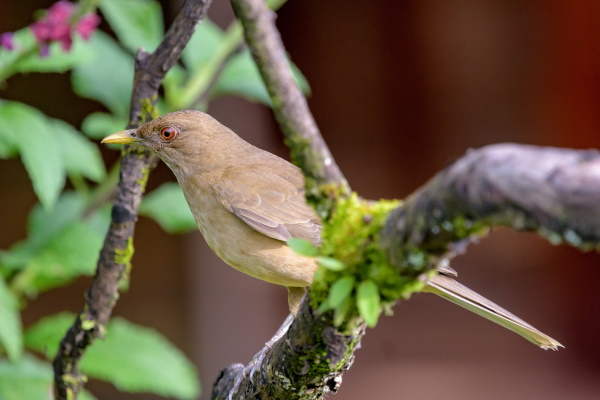
#> input picture Data/bird.jpg, 600 x 400 px
$ python image_test.py
#> lines starting #> are read from the running program, lines starting #| are printed output that depends on the picture
import cv2
import numpy as np
import matplotlib.pyplot as plt


def display_image(image_1, image_2, title_1="orginal image", title_2=""):
    """
    display image as subplot
    """
    plt.figure(figsize=(10, 5))
    plt.subplot(1, 2, 1)
    plt.title(title_1)
    plt.imshow(image_1)

    plt.subplot(1, 2, 2)
    plt.title(title_2)
    plt.imshow(image_2)
    plt.show()


# bluer image
image = cv2.imread(r"Data/bird.jpg", cv2.IMREAD_COLOR)
#> image is the input picture: shape (400, 600, 3); mean B, G, R 66.5, 91.5, 103.6
kernel = np.ones((5, 5)) / 25  # 5*5 25 normalize
bluer_image = cv2.filter2D(image, -1, kernel)  # -1 destination depth
display_image(image_1=image, image_2=bluer_image, title_2="bluer image")
#> in display_image, `plt.show()`:
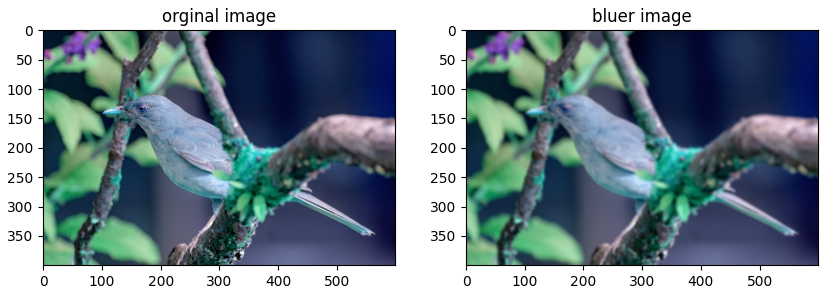
#> figure drawn by matplotlib, 2 panels; B, G, R data is drawn as R, G, B


# edge detection
gray_image = cv2.cvtColor(image, cv2.COLOR_BGR2GRAY)
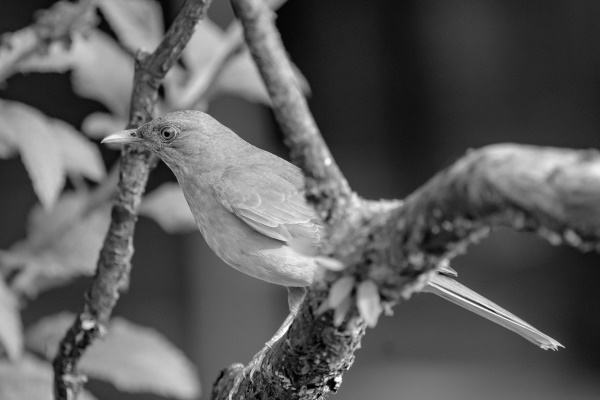
#> gray_image: shape (400, 600); min 0, max 255, mean 92.2
kernel = np.array([[0, 1, 0], [1, -4, 1], [0, 1, 0]])
edge_image = cv2.filter2D(gray_image, -1, kernel)
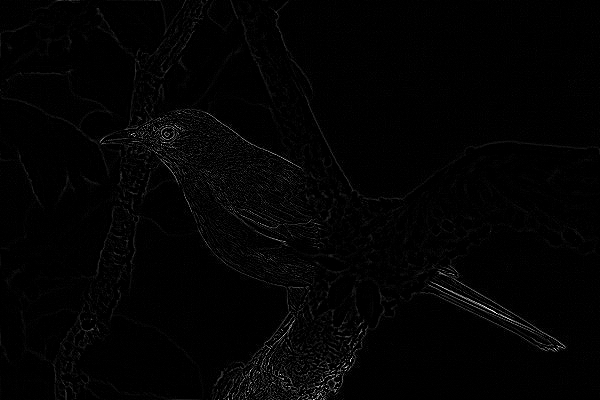
#> edge_image: shape (400, 600); min 0, max 255, mean 3.2
display_image(image_1=gray_image, image_2=edge_image, title_2="bluer image")
#> call 2 of display_image, with title_1 = 'orginal image', title_2 = 'bluer image'
#> in display_image (call 2), `plt.show()`:
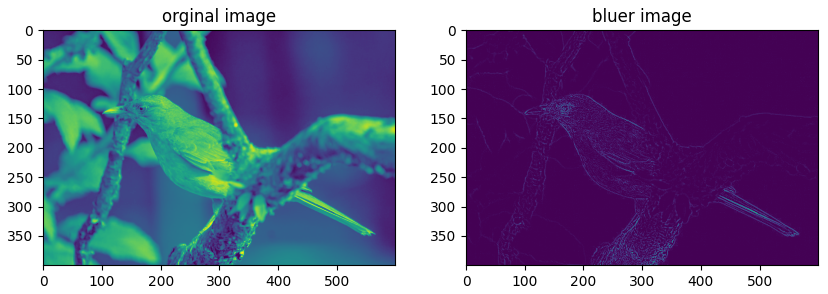
#> figure drawn by matplotlib, 2 panels

# image sharpen
image = cv2.imread(r"Data/unsharp_bird.jpg", cv2.IMREAD_COLOR)
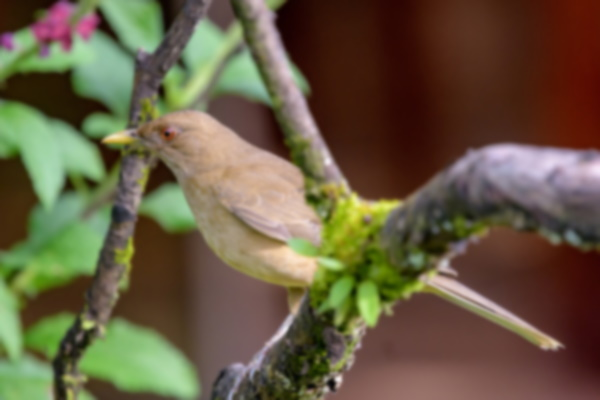
#> input picture Data/unsharp_bird.jpg, 600 x 400 px
#> image is the input picture: shape (400, 600, 3); mean B, G, R 66.2, 91.4, 103.5
kernel = np.array([[0, -1, 0], [-1, 5, -1], [0, -1, 0]])
sharpen_image = cv2.filter2D(image, -1, kernel)
display_image(image_1=image, image_2=sharpen_image, title_2="bluer image")
